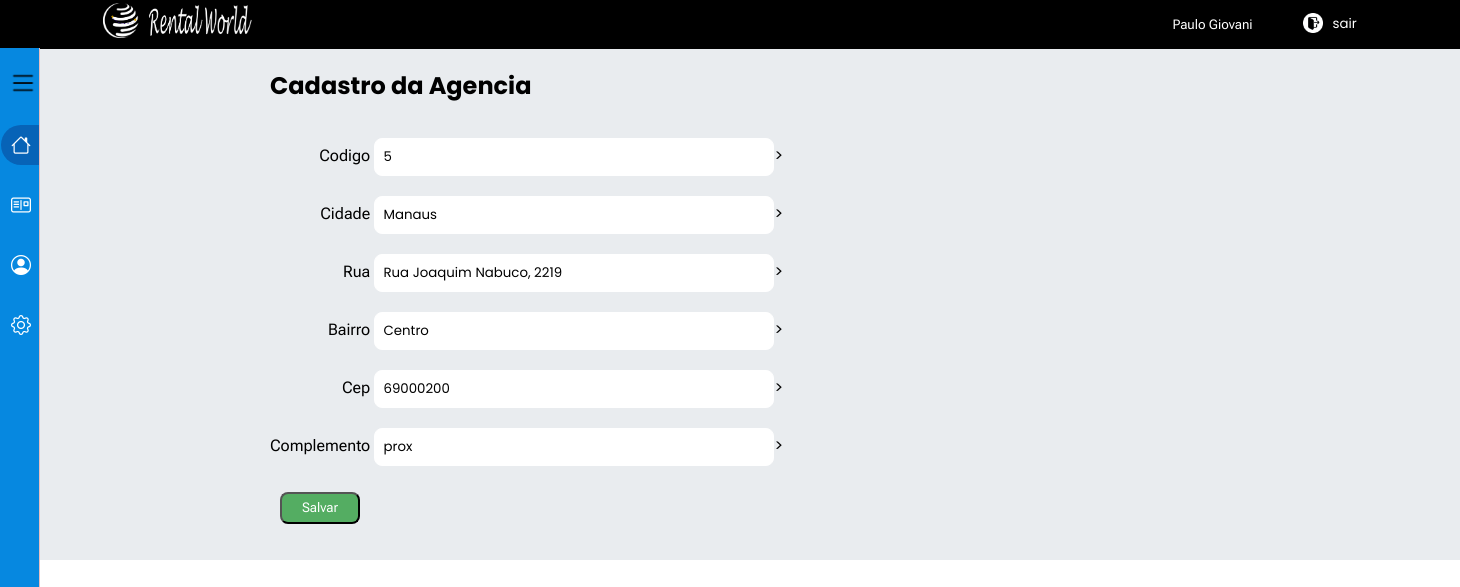
Page /admin/comandos/editar_agencia.php?codigo=5 (signed in) on the committed database.
### tables this page shows
CREATE TABLE `agencia` (
  `codigo` int(11) NOT NULL,
  `cidade` varchar(50) NOT NULL,
  `rua` varchar(100) NOT NULL,
  `bairro` varchar(50) NOT NULL,
  `cep` int(11) NOT NULL,
  `complemento` varchar(100) DEFAULT NULL
);

### admin/comandos/editar_agencia.php (the view, shortened to what this page needs)
<?php require('../menu_gestao.php');
	require('../../conexao.php');
$codigo = $_GET['codigo'];
$select_agencia = mysqli_query($conexao, "SELECT * FROM agencia WHERE codigo = $codigo");
if (mysqli_num_rows($select_agencia) > 0) {
    $dados_agencia = mysqli_fetch_assoc($select_agencia);
} else {
    echo "<script> alert ('NÃO EXISTEM AGENCIAS CADASTRADAS!');</script>";
    echo "<script> window.location.href='$url_admin/cadastro_agencia.php';</script>";
}
?>
<!DOCTYPE html>
<html lang="pt-br">
<body>
	<main>
		<form name="agencia" class="form_cadastro" method="post">
			<h2> Cadastro da Agencia </h2><br>
			<div class="cadastro_div">
				<div>
					<label>Codigo</label>
					<input class="input_cadastro" type="number" name="codigo" value="<?php echo $dados_agencia['codigo'];?>" readonly>>
				</div>
				<div>
                    <label>Cidade</label>
                    <input class="input_cadastro" type="text" name="cidade" value="<?php echo $dados_agencia['cidade'];?>" required autofocus>>
               	</div>
				<div>
					<label>Rua</label>
					<input class="input_cadastro" type="text" name="rua" value="<?php echo $dados_agencia['rua'];?>" required autofocus>>
				</div>
                <div>
					<label>Bairro</label>
					<input class="input_cadastro" type="text" name="bairro" value="<?php echo $dados_agencia['bairro'];?>" required autofocus>>
				</div>
                <div>
					<label>Cep</label>
					<input class="input_cadastro" type="number" name="cep" value="<?php echo $dados_agencia['cep'];?>" required autofocus>>
				</div>
                <div>
					<label>Complemento</label>
					<input class="input_cadastro" type="text," name="complemento" value="<?php echo $dados_agencia['complemento'];?>">>
				</div>
			</div>
				<div class="botoes">
                    <input class="botao" type="submit" id="btn_salvar" name="btn_salvar" value="Salvar">
                </div>
		</form>
	</main>
</body>
</html>

### css/portal_gestao.css (style rules this page uses)
* { margin: 0 auto; padding: 0; box-sizing: border-box; font-family: 'Poppins', sans-serif, arial, helvetica, sans-serif, 'Open Sans', 'Roboto Flex'; }
main { background-color: rgb(233, 236, 239); }
.form_cadastro { width: 100%; margin-left: 250px; padding: 20px; }
.form_cadastro legend, label { font-family: 'roboto flex'; }
.botao { color: #FFF; width:80px; padding: 0.4rem; margin-top: 1rem; margin-bottom: 1rem; margin-left: 10px; background: #54ad62; border-radius: 8px; cursor: pointer; font-size: 10pt; font-family: 'roboto flex'; transition: 0.2s; }
.input_cadastro { width: 400px; padding: .5rem; margin-top: 10px; margin-bottom: 10px; border: 1px solid rgb(255, 255, 255); border-radius: 8px; }
.cadastro_div { display: inline-block; text-align: right; }

### rows in the picture
agencia: codigo "5", cidade "Manaus", rua "Rua Joaquim Nabuco, 2219", bairro "Centro", cep "69000200", complemento "prox"

### other values in the picture
$_SESSION['nome'] "Paulo Giovani"
